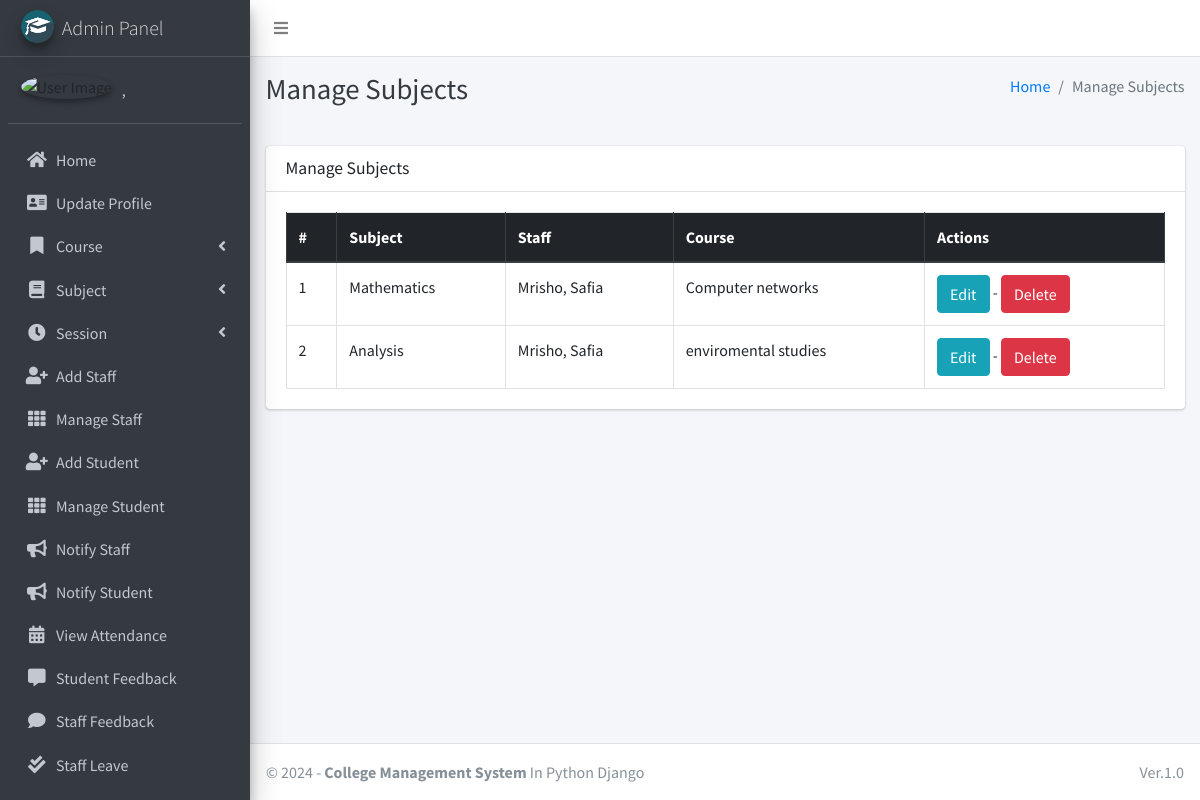
The app's page /subject/manage/ (signed in) with its own data.
### main_app/models.py (models this page shows, shortened)
class CustomUser(AbstractUser):
    USER_TYPE = ((1, "HOD"), (2, "Staff"), (3, "Student"))
    GENDER = [("M", "Male"), ("F", "Female")]
    username = None  # Removed username, using email instead
    email = models.EmailField(unique=True)
    user_type = models.CharField(default=1, choices=USER_TYPE, max_length=1)
    gender = models.CharField(max_length=1, choices=GENDER)
    profile_pic = models.ImageField()
    address = models.TextField()
    fcm_token = models.TextField(default="")  # For firebase notifications
    created_at = models.DateTimeField(auto_now_add=True)
    updated_at = models.DateTimeField(auto_now=True)
    USERNAME_FIELD = "email"
    REQUIRED_FIELDS = []
    objects = CustomUserManager()
    def __str__(self):
        return self.last_name + ", " + self.first_name

class Subject(models.Model):
    name = models.CharField(max_length=120)
    staff = models.ForeignKey(Staff,on_delete=models.CASCADE,)
    course = models.ForeignKey(Course, on_delete=models.CASCADE)
    updated_at = models.DateTimeField(auto_now=True)
    created_at = models.DateTimeField(auto_now_add=True)

class Staff(models.Model):
    course = models.ForeignKey(Course, on_delete=models.DO_NOTHING, null=True, blank=False)
    admin = models.OneToOneField(CustomUser, on_delete=models.CASCADE)

class Course(models.Model):
    name = models.CharField(max_length=120)
    created_at = models.DateTimeField(auto_now_add=True)
    updated_at = models.DateTimeField(auto_now=True)

### main_app/hod_views.py (the view)
# urls.py: path("subject/manage/", hod_views.manage_subject, name='manage_subject'),
def manage_subject(request):
    subjects = Subject.objects.all()
    context = {
        'subjects': subjects,
        'page_title': 'Manage Subjects'
    }
    return render(request, "hod_template/manage_subject.html", context)

### main_app/templates/hod_template/manage_subject.html
{% extends 'main_app/base.html' %}
{% load static %}
{% block page_title %}{{page_title}}{% endblock page_title %}
{% block content %}
<section class="content">
    <div class="container-fluid">
        <div class="row">
            <div class="col-md-12">
                <div class="card">
                    <div class="card-header">
                        <h3 class="card-title">{{page_title}}</h3>
                    </div>
                    <div class="card-body">
                        <table id="example2" class="table table-bordered table-hover">
                            <thead class="thead-dark">
                                <tr>
                                    <th>#</th>
                                    <th>Subject</th>
                                    <th>Staff</th>
                                    <th>Course</th>
                                    <th>Actions</th>
                                </tr>
                            </thead>
                            <tbody>
                                {% for subject in subjects %}
                                <tr>
                                    <td>{{ forloop.counter }}</td>
                                    <td>{{subject.name}}</td>
                                    <td>{{subject.staff.admin}}</td>
                                    <td>{{subject.course.name}}</td>
                                    <td>
                                        <a href="{% url 'edit_subject' subject.id %}" class="btn btn-info">Edit</a> -
                                        <a href="{% url 'delete_subject' subject.id %}" onclick="return confirm('Are you sure you want to delete this ?')" class="btn btn-danger">Delete</a>
                                    </td>
                                </tr>
                                {% endfor %}
                            </tbody>
                        </table>
                    </div>
                </div>
            </div>
        </div>
    </div>
</section>
{% endblock content %}

### main_app/templates/main_app/sidebar_template.html (shortened to what this page needs)
{% load static %}
<aside class="main-sidebar sidebar-dark-info elevation-4">
    {% if request.user.user_type == '1' %}
    <a href="{% url 'admin_home' %}" class="brand-link">
        <img src="{% static 'dist/img/cmsl.png' %} " alt="AdminLTE Logo"
            class="brand-image img-circle elevation-3" >
        <span class="brand-text font-weight-light">Admin Panel</span>
    </a>
    <div class="sidebar">
        <div class="user-panel mt-3 pb-3 mb-3 d-flex">
            <div class="image">
                <img src="{{ request.user.profile_pic}}" class="img-circle elevation-2" alt="User Image">
            </div>
            <div class="info">
                <a href="#" class="d-block">{{user}}</a>
            </div>
        </div>
        <nav class="mt-2">
            <ul class="nav nav-pills nav-sidebar flex-column" data-widget="treeview" role="menu" data-accordion="false">
                <li class="nav-item">
                    {% url 'admin_home' as admin_home %}
                    <a href="{{admin_home}}" class="nav-link {% if admin_home == request.path %} active {% endif %}">
                        <i class="nav-icon fas fa-home"></i>
                        <p>
                            Home
                        </p>
                    </a>
                </li>
                <li class="nav-item">
                    {% url 'admin_view_profile' as admin_view_profile %}
                    <a href="{{admin_view_profile}}"
                        class="nav-link {% if admin_view_profile == request.path %} active {% endif %}">
                        <i class="nav-icon fas fa-address-card"></i>
                        <p>
                            Update Profile
                        </p>
                    </a>
                </li>
                <li class="nav-item has-treeview">
                    <a href="#" class="nav-link">
                        <i class="nav-icon fas fa-bookmark"></i>
                        <p>
                            Course
                            <i class="fas fa-angle-left right"></i>
                        </p>
                    </a>
                </li>
                <li class="nav-item has-treeview">
                    <a href="#" class="nav-link">
                        <i class="nav-icon fas fa-book"></i>
                        <p>
                            Subject
                            <i class="fas fa-angle-left right"></i>
                        </p>
                    </a>
                </li>
                <li class="nav-item has-treeview">
                    <a href="#" class="nav-link">
                        <i class="nav-icon fas fa-clock"></i>
                        <p>
                            Session
                            <i class="fas fa-angle-left right"></i>
                        </p>
                    </a>
                </li>
                <li class="nav-item">
                    {% url 'add_staff' as add_staff %}
                    <a href="{{add_staff}}" class="nav-link {% if add_staff == request.path %} active {% endif %}">
                        <i class="nav-icon fas fa-user-plus"></i>
                        <p>
                            Add Staff
                        </p>
                    </a>
                </li>
                <li class="nav-item">
                    {% url 'manage_staff' as manage_staff %}
                    {% url 'edit_staff' staff_id as edit_staff %}
                    <a href="{{manage_staff}}"
                        class="nav-link {% if manage_staff == request.path or request.path == edit_staff %} active {% endif %}">
                        <i class="nav-icon fas fa-th"></i>
                        <p>
                            Manage Staff
                        </p>
                    </a>
                </li>
                <li class="nav-item">
                    {% url 'add_student' as add_student%}
                    <a href="{{add_student}}" class="nav-link  {% if add_student == request.path %} active {% endif %}">
                        <i class="nav-icon fas fa-user-plus"></i>
                        <p>
                            Add Student
                        </p>
                    </a>
                </li>
                <li class="nav-item">
                    {% url 'manage_student' as manage_student %}
                    {% url 'edit_student' student_id as edit_student %}
                    <a href="{{manage_student}}"
                        class="nav-link  {% if edit_student == request.path or manage_student == request.path %} active {% endif %}">
                        <i class="nav-icon fas fa-th"></i>
                        <p>
                            Manage Student
                        </p>
                    </a>
                </li>
                <li class="nav-item">
                    {% url 'admin_notify_staff' as admin_notify_staff %}
                    <a href="{{admin_notify_staff}}"
                        class="nav-link {% if admin_notify_staff == request.path %} active {% endif %}">
                        <i class="nav-icon fas fa-bullhorn"></i>
                        <p>
                            Notify Staff
                        </p>
                    </a>
                </li>
                <li class="nav-item">
                    {% url 'admin_notify_student' as admin_notify_student %}
                    <a href="{{admin_notify_student}}"
                        class="nav-link {% if admin_notify_student == request.path %} active {% endif %}">
                        <i class="nav-icon fas fa-bullhorn"></i>
                        <p>
                            Notify Student
                        </p>
                    </a>
                </li>
                <li class="nav-item">
                    {% url 'admin_view_attendance' as admin_view_attendance %}
                <li class="nav-item">
                    <a href="{{admin_view_attendance}}"
                        class="nav-link  {% if admin_view_attendance == request.path %} active {% endif %}">
                        <i class="nav-icon fas fa-calendar-alt"></i>
                        <p>
                            View Attendance
                        </p>
                    </a>
                </li>
                <li class="nav-item">
                    {% url 'student_feedback_message' as student_feedback_message %}
                    <a href="{{ student_feedback_message }}"
                        class="nav-link  {% if student_feedback_message == request.path %} active {% endif %}">
                        <i class="nav-icon fas fa-comment-alt"></i>
                        <p>
                            Student Feedback
                        </p>
                    </a>
                </li>
                <li class="nav-item">
                    {% url 'staff_feedback_message' as staff_feedback_message %}
                    <a href="{{staff_feedback_message}}"
                        class="nav-link   {% if staff_feedback_message == request.path %} active {% endif %}">
                        <i class="nav-icon fas fa-comment"></i>
                        <p>
                            Staff Feedback
                        </p>
                    </a>
                </li>
                <li class="nav-item">
                    {% url 'view_staff_leave' as view_staff_leave %}
                    <a href="{{view_staff_leave}}"
                        class="nav-link  {% if view_staff_leave == request.path %} active {% endif %}">
                        <i class="nav-icon fas fa-check-double"></i>
                        <p>
                            Staff Leave
                        </p>
                    </a>
                </li>
                <li class="nav-item">
                    {% url 'view_student_leave' as view_student_leave %}
                    <a href="{% url 'view_student_leave' %}"
                        class="nav-link  {% if view_student_leave == request.path %} active {% endif %}">
                    </a>
                </li>
                                        {% endif %}
                                    </ul>
                                </nav>
                            </div>
</aside>

### records on screen
CustomUser: last_name+first_name ","
Subject: name "Mathematics", staff.admin "Mrisho, Safia", course.name "Computer networks"
Subject: name "Analysis", staff.admin "Mrisho, Safia", course.name "enviromental studies"

### other values on screen
{{ page_title }} "Manage Subjects"
